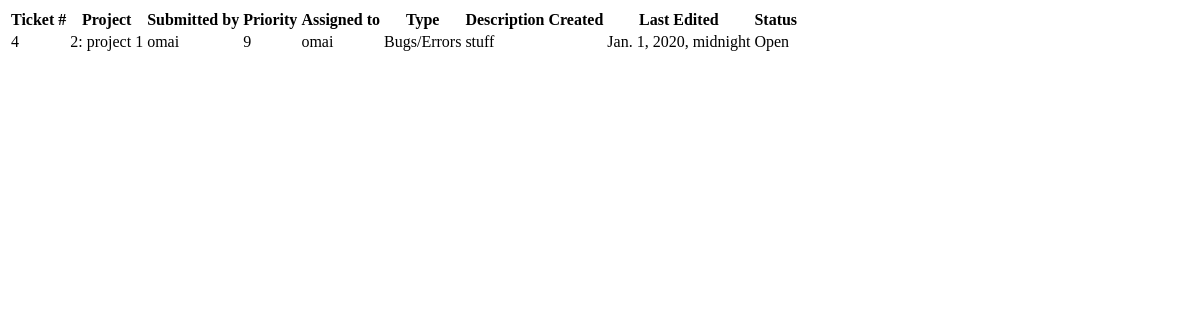
Page /tickets/4/ (signed in) on the earlier database version.
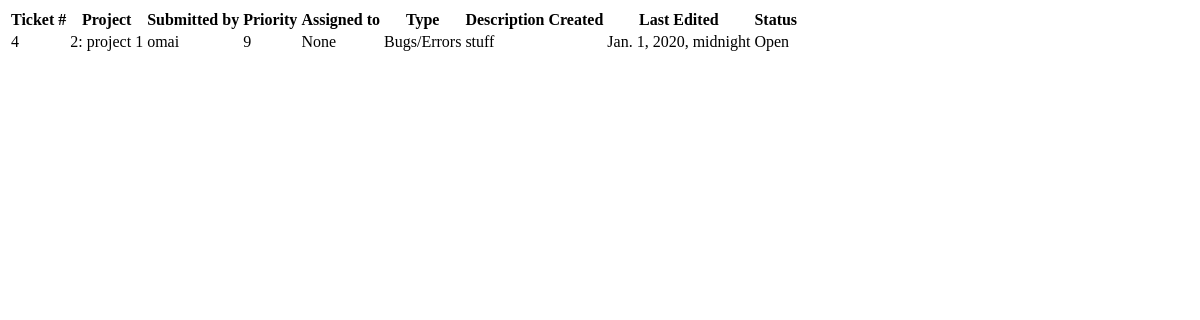
Same page on the later database version.
### tickets/models.py (models this page shows)
class Ticket(models.Model):
	priorityChoices = (
		('1','1'),
		('2','2'),
		('3','3'),
		('4','4'),
		('5','5'),
		('6','6'),
		('7','7'),
		('8','8'),
		('9','9'),
	)
	statusChoices = (
		('Closed','Closed'),
		('Open','Open'),
	)
	raceChoices = (
		('Bugs/Errors','Bugs/Errors'),
	)
	project = models.ForeignKey(Project, on_delete=models.CASCADE,related_name="project_tickets")
	personnel = models.ForeignKey(ProjectMember, on_delete=models.SET_NULL , related_name="assigned_ticket" , null=True,default=None, blank=True)
	submitter = models.ForeignKey(settings.AUTH_USER_MODEL, on_delete=models.SET_NULL,null=True,related_name="user_tickets")
	description = models.CharField(max_length=100)
	priority = models.CharField(max_length=100,choices= priorityChoices)
	status = models.CharField(max_length=100, choices = statusChoices)
	race = models.CharField(max_length=100,choices = raceChoices)
	timeCreated = models.DateTimeField(auto_now_add=True)
	lastEdited = models.DateTimeField(default = datetime.datetime(2020,1,1,0,0,0))

### projects/models.py (models this page shows)
class ProjectMember(models.Model):
	project = models.ForeignKey(Project, on_delete=models.CASCADE,related_name="medium_project")
	member = models.ForeignKey(settings.AUTH_USER_MODEL, on_delete=models.CASCADE, related_name="medium_member")
	class Meta:
		unique_together = ["project","member"]
	def __str__(self):
		return u'{0}'.format(self.member)

class Project(models.Model):
	submitter = models.ForeignKey(settings.AUTH_USER_MODEL, on_delete=models.CASCADE , related_name= "projects_created")
	name = models.CharField(max_length=64)
	description = models.CharField(max_length=100)
	class Meta:
		unique_together = ["name", 'submitter']
	def __str__(self):
		return u'{0}'.format(str(self.id) + ": " + self.name)

### authenticate/models.py (models this page shows)
class NewUser(AbstractBaseUser, PermissionsMixin):
	email = models.EmailField(_('email address'), unique=True)
	user_name = models.CharField(max_length=150, unique=True)
	first_name = models.CharField(max_length=150, blank=True)
	start_date = models.DateTimeField(default=timezone.now)
	about = models.TextField(_(
		'about'), max_length=150, blank=True)
	is_staff = models.BooleanField(default=False)
	is_active = models.BooleanField(default=True)
	objects = CustomAccountManager()
	USERNAME_FIELD = "email"
	REQUIRED_FIELDS = ['user_name', 'first_name']
	def __str__(self):
		return self.user_name

### tickets/views.py (the view)
# urls.py: path('<int:ticket_id>/', views.details,name="details"),
@login_required(login_url='authenticate:login')
def details(request,ticket_id):
	try:
		ticket = Ticket.objects.get(pk=ticket_id)#find ticket object we got from link
		context = {
			'ticket':ticket
		}
		return render(request, "tickets/details.html",context)
	except:
		messages.error(request,"TICKET DOES NOT EXIST")
		return redirect("tickets:index")

### tickets/templates/tickets/details.html
{% extends "authenticate/layout.html" %}
{% block body %}
	<div>
		<table>
			<tr>
				<th>Ticket #</th>
				<th>Project</th>
				<th>Submitted by</th>
				<th>Priority</th>
				<th>Assigned to</th>
				<th>Type</th>
				<th>Description</th>
				<th>Created</th>
				<th>Last Edited</th>
				<th>Status</th>
			</tr>
			<tr>
				<td>{{ticket.id}}</td>
				<td>{{ticket.project}}</td>
				<td>{{ticket.submitter}}</td>
				<td>{{ticket.priority}}</td>
				<td>{{ticket.personnel}}</td>
				<td>{{ticket.race}}</td>
				<td>{{ticket.description}}</td>
				<td>{{ticket.timecreated}}</td>
				<td>{{ticket.lastEdited}}</td>
				<td>{{ticket.status}}</td>
			</tr>
		</table>
{% endblock %}

Differences in the rows shown:
changed Ticket "Bugs/Errors": personnel "omai" → "None"
